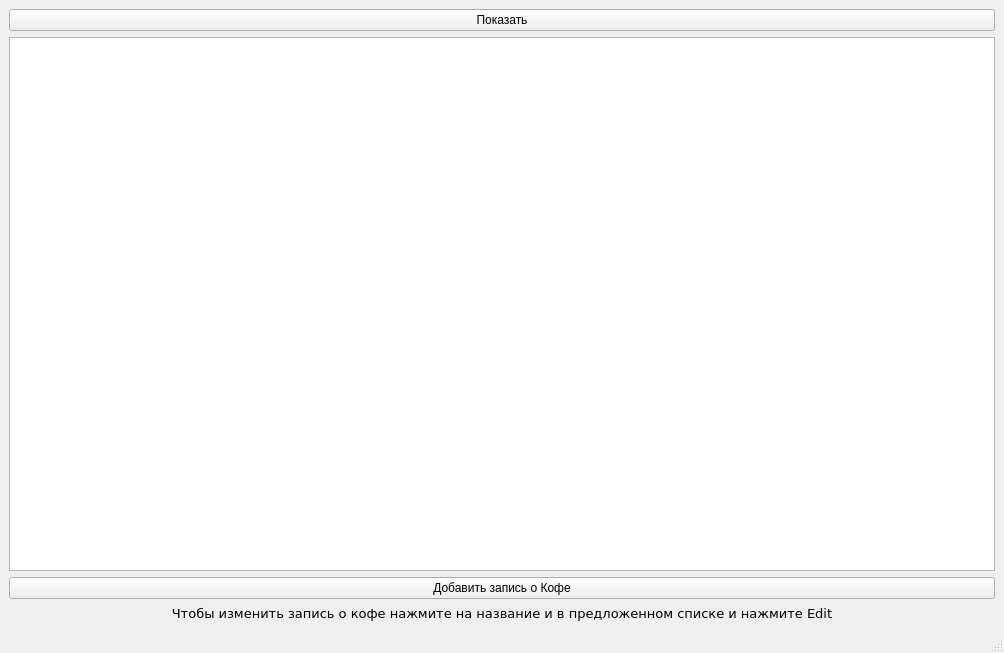
<?xml version="1.0" encoding="UTF-8"?>
<ui version="4.0">
 <class>MainWindow</class>
 <widget class="QMainWindow" name="MainWindow">
  <property name="geometry">
   <rect>
    <x>0</x>
    <y>0</y>
    <width>1004</width>
    <height>653</height>
   </rect>
  </property>
  <property name="windowTitle">
   <string>MainWindow</string>
  </property>
  <widget class="QWidget" name="centralwidget">
   <layout class="QVBoxLayout" name="verticalLayout">
    <item>
     <widget class="QPushButton" name="btn">
      <property name="text">
       <string>Показать</string>
      </property>
     </widget>
    </item>
    <item>
     <widget class="QListWidget" name="listWidget"/>
    </item>
    <item>
     <layout class="QHBoxLayout" name="horizontalLayout">
      <item>
       <widget class="QPushButton" name="addNewCoffe">
        <property name="text">
         <string>Добавить запись о Кофе</string>
        </property>
       </widget>
      </item>
     </layout>
    </item>
    <item>
     <widget class="QLabel" name="label">
      <property name="font">
       <font>
        <family>Verdana</family>
        <pointsize>10</pointsize>
       </font>
      </property>
      <property name="text">
       <string>Чтобы изменить запись о кофе нажмите на название и в предложенном списке и нажмите Edit</string>
      </property>
      <property name="alignment">
       <set>Qt::AlignCenter</set>
      </property>
     </widget>
    </item>
   </layout>
  </widget>
  <widget class="QMenuBar" name="menubar">
   <property name="geometry">
    <rect>
     <x>0</x>
     <y>0</y>
     <width>1004</width>
     <height>26</height>
    </rect>
   </property>
  </widget>
  <widget class="QStatusBar" name="statusbar"/>
 </widget>
 <resources/>
 <connections/>
</ui>
